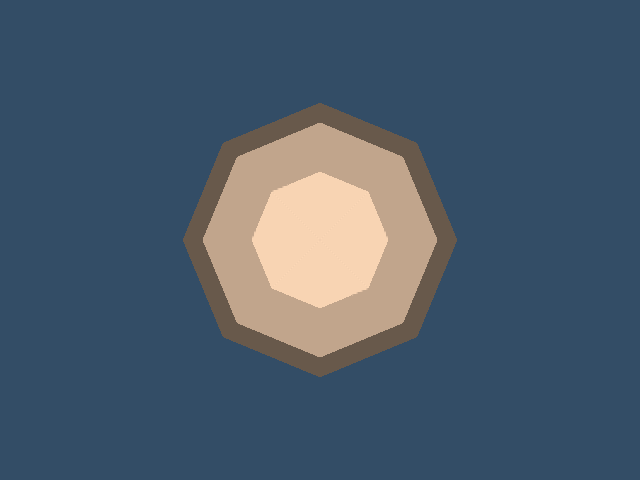

The Python source for this figure:
#!/usr/bin/env python

# Generate a sphere, write it to an STL file, read it back, and render
# the result for verification.

import os
import tempfile

# Factory overrides: importing these modules registers the OpenGL rendering
# and interaction style implementations for vtkRenderingCore factory classes.
import vtkmodules.vtkInteractionStyle  # noqa: F401
import vtkmodules.vtkRenderingOpenGL2  # noqa: F401
# VTK pipeline classes used in this example
from vtkmodules.vtkFiltersSources import vtkSphereSource
from vtkmodules.vtkIOGeometry import (
    vtkSTLReader,
    vtkSTLWriter,
)
from vtkmodules.vtkRenderingCore import (
    vtkActor,
    vtkPolyDataMapper,
    vtkRenderWindow,
    vtkRenderWindowInteractor,
    vtkRenderer,
)

# Colors (normalized RGB)
peach_puff_rgb = (1.0, 0.855, 0.725)
background_rgb = (0.200, 0.302, 0.400)

# Output path: write to a temporary file
stl_path = os.path.join(tempfile.gettempdir(), "WriteSTL.stl")

# Source: generate a sphere
source = vtkSphereSource()
source.Update()

# Writer: save the sphere as an STL file
writer = vtkSTLWriter()
writer.SetFileName(stl_path)
writer.SetInputConnection(source.GetOutputPort())
writer.Write()
print(f"Wrote: {stl_path}")

# Reader: read back the STL file for verification
reader = vtkSTLReader()
reader.SetFileName(stl_path)

# Mapper: map polygon data to graphics primitives
mapper = vtkPolyDataMapper()
mapper.SetInputConnection(reader.GetOutputPort())

# Actor: assign the mapped geometry
actor = vtkActor()
actor.SetMapper(mapper)
actor.GetProperty().SetColor(peach_puff_rgb)

# Renderer: assemble the scene and configure the camera
renderer = vtkRenderer()
renderer.AddActor(actor)
renderer.SetBackground(background_rgb)

# Window: display the rendered scene
render_window = vtkRenderWindow()
render_window.AddRenderer(renderer)
render_window.SetWindowName("write stl")
render_window.SetMultiSamples(0)
render_window.SetSize(640, 480)

# Interactor: handle mouse and keyboard events
render_window_interactor = vtkRenderWindowInteractor()
render_window_interactor.SetRenderWindow(render_window)

# Scene: configure the camera
renderer.ResetCamera()

render_window_interactor.Initialize()
render_window_interactor.Start()
